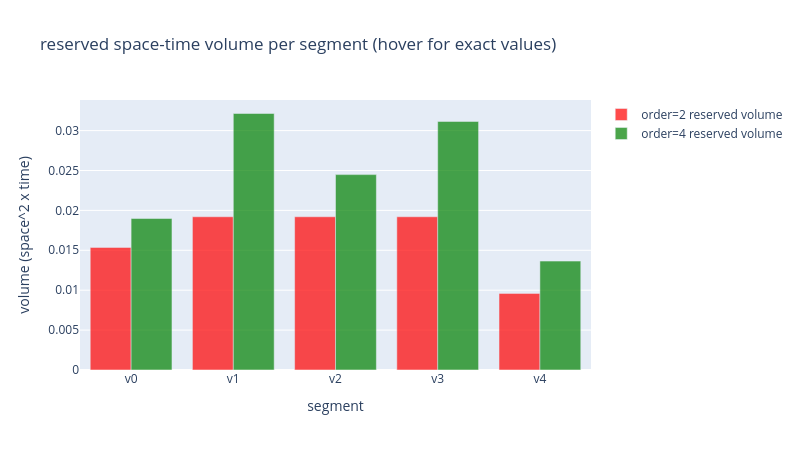

Here is the notebook cell this chart was saved with:
### Markdown cell above
Read the last block top to bottom: `duration ratio` and `x,y-area ratio` are the two
factors; their product is what you'd *predict* the volume ratio to be if reserved
volume were exactly `area x duration`; `actual volume ratio` is what the hulls
actually come out to; and `residual` is whatever's left over.

That residual (~1.06, i.e. ~6%) is real -- the same "no segment-direction shortcut
for a curved segment" effect flagged in the facet-count section -- but it's a much
smaller effect on *volume* than it was on *facet count* (order=4's naive inflation
had roughly 2x the facets of order=2's direction-aligned one, not 1.06x). That's a
useful distinction in its own right: the extra facets from a generic (non-direction-
aligned) inflation are mostly redundant-ish/oblique cuts near the hull's corners,
not bulk extra volume -- "looser" mainly costs representation size (more half-planes
to carry through ECD), only a little of it costs actual reserved space. The bulk of
the volume gap (duration x area ~= 1.37 of the observed 1.46) is duration, and
almost none of it (area ratio ~= 1.07) is genuine extra lateral room needed to round
the corners.

### Code cell
seg_labels = [f"v{i}" for i in range(sol4.size)]
vol2_list = [v[0] for v in per_segment_volumes]
vol4_list = [v[1] for v in per_segment_volumes]

fig_volumes = go.Figure()
fig_volumes.add_trace(go.Bar(x=seg_labels, y=vol2_list, name="order=2 reserved volume", marker_color="red", opacity=0.7))
fig_volumes.add_trace(go.Bar(x=seg_labels, y=vol4_list, name="order=4 reserved volume", marker_color="green", opacity=0.7))
fig_volumes.update_layout(
    title="reserved space-time volume per segment (hover for exact values)",
    xaxis_title="segment", yaxis_title="volume (space^2 x time)",
    barmode="group", width=800, height=450,
)
fig_volumes

### Figure 1 — Plotly figure (JSON) as saved in the notebook; plotly's stock layout.template omitted (floating-point values rounded to 4 significant figures)
{"data": [{"marker": {"color": "red"}, "name": "order=2 reserved volume", "opacity": 0.7, "type": "bar", "x": ["v0", "v1", "v2", "v3", "v4"], "y": [0.01536, 0.0192, 0.0192, 0.0192, 0.0096]}, {"marker": {"color": "green"}, "name": "order=4 reserved volume", "opacity": 0.7, "type": "bar", "x": ["v0", "v1", "v2", "v3", "v4"], "y": [0.01898, 0.03214, 0.02448, 0.03114, 0.01364]}], "layout": {"barmode": "group", "height": 450, "title": {"text": "reserved space-time volume per segment (hover for exact values)"}, "width": 800, "xaxis": {"title": {"text": "segment"}}, "yaxis": {"title": {"text": "volume (space^2 x time)"}}}}
